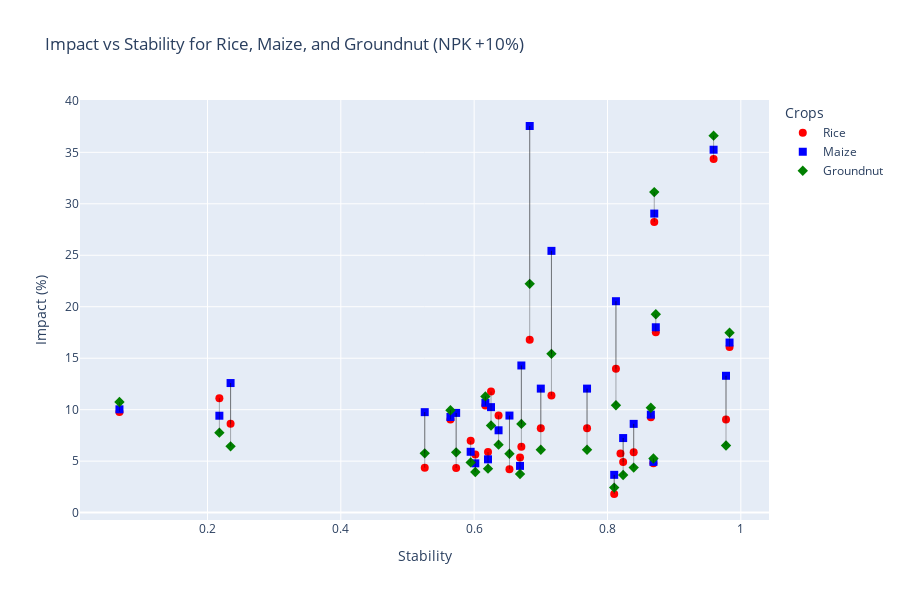

Notebook cell for this chart:
### Markdown cell above
3d modelling

### Code cell
import plotly.graph_objects as go
import numpy as np
import pandas as pd

def Calculate_and_visualize_3D(Working_Directory, adj_matrix_np, crop1, crop2, crop3, perturbation, what, visualize=True):
    # Normalize capabilities for all three crops
    capability_1 = normalize_list(Working_Directory[f'{crop1[0].upper()} - {what} {perturbation}'])
    capability_2 = normalize_list(Working_Directory[f'{crop2[0].upper()} - {what} {perturbation}'])
    capability_3 = normalize_list(Working_Directory[f'{crop3[0].upper()} - {what} {perturbation}'])
    
    # Combine capabilities into a single DataFrame
    combined_df = pd.DataFrame({
        'node': Working_Directory['District'],
        'Capability_1': capability_1,
        'Capability_2': capability_2,
    })
    
    # Calculate stress and stability for the combined capabilities
    result_df = calculate_stress_stability(adj_matrix_np, combined_df)
    
    # Calculate impact for each crop
    impact1, impact_column1 = calculate_impact(Working_Directory, crop1, perturbation, what)
    impact2, impact_column2 = calculate_impact(Working_Directory, crop2, perturbation, what)
    impact3, impact_column3 = calculate_impact(Working_Directory, crop3, perturbation, what)
    
    # Naming conventions for stability and stress columns
    stability_column_name = f'Stability_{crop1[0].upper()}_{crop2[0].upper()}_{crop3[0].upper()}_{what}_{perturbation}'
    stress_column_name = f'Stress_{crop1[0].upper()}_{crop2[0].upper()}_{crop3[0].upper()}_{what}_{perturbation}'
    
    # Add impacts, stability, and stress to the Working_Directory DataFrame
    Working_Directory[impact_column1] = impact1
    Working_Directory[impact_column2] = impact2
    Working_Directory[impact_column3] = impact3
    Working_Directory[stability_column_name] = result_df['stability']
    Working_Directory[stress_column_name] = result_df['stress']
    
    if visualize:
        # Prepare data for plotting
        plot_df = pd.DataFrame({
            'District': Working_Directory['District'],
            'Stability': result_df['stability'],
            f'{crop1}': impact1,
            f'{crop2}': impact2,
            f'{crop3}': impact3,
            'Abbreviation': Working_Directory['Abbreviation']
        })
        
        # Create the figure
        fig = go.Figure()

        # Define marker shapes and colors for each crop
        marker_shapes = {crop1: 'circle', crop2: 'square', crop3: 'diamond'}
        marker_colors = {crop1: 'red', crop2: 'blue', crop3: 'green'}

        # Add scatter plot for each crop's impact with custom hovertemplate and unique shape
        for crop in [crop1, crop2, crop3]:
            fig.add_trace(go.Scatter(
                x=plot_df['Stability'], 
                y=plot_df[crop], 
                mode='markers',
                name=crop,
                text=plot_df['Abbreviation'],
                marker=dict(size=8, symbol=marker_shapes[crop], color=marker_colors[crop]),
                hovertemplate=(
                    '<b>District:</b> %{text}<br>' +
                    '<b>Stability:</b> %{x}<br>' +
                    '<b>Impact:</b> %{y}<br>' 
                )
            ))

        # Add lines connecting points for each district
        for _, district in plot_df.iterrows():
            fig.add_trace(go.Scatter(
                x=[district['Stability']] * 3,
                y=[district[crop1], district[crop2], district[crop3]],
                mode='lines',
                line=dict(color='rgba(0,0,0,0.3)', width=1),
                hoverinfo='none',
                showlegend=False
            ))

        # Customize layout
        fig.update_layout(
            title=f'Impact vs Stability for {crop1}, {crop2}, and {crop3} ({what} +{perturbation}%)',
            xaxis_title='Stability',
            yaxis_title='Impact (%)',
            width=900,
            height=600,
            legend_title_text='Crops',
            hovermode='closest'
        )
        
        # Show the 2D plot
        fig.show()

# Example usage
crop1 = 'Rice'
crop2 = 'Maize'
crop3 = 'Groundnut'
perturbation = 10
what = 'NPK'
Calculate_and_visualize_3D(Working_Directory, adj_matrix_np, crop1, crop2, crop3, perturbation, what)

### Figure 1 — Plotly figure (JSON) as saved in the notebook; plotly's stock layout.template omitted (floating-point values rounded to 4 significant figures)
{"data": [{"hovertemplate": "<b>District:</b> %{text}<br><b>Stability:</b> %{x}<br><b>Impact:</b> %{y}<br>", "marker": {"color": "red", "size": 8, "symbol": "circle"}, "mode": "markers", "name": "Rice", "text": ["BLR", "BLR(R)", "RGA", "CDA", "DVG", "KLR", "CKA", "SMG", "TKR", "CMG", "DKA", "UPI", "HSN", "KDG", "MDY", "MYS", "CNR", "BLG", "VJP", "BKT", "DWD", "GDG", "HVR", "UTK", "BLL", "BDR", "KLB", "YDR", "RCR", "KPL", "VNG"], "type": "scatter", "x": [0.9591, 0.9831, 0.8689, 0.5645, 0.06797, 0.8701, 0.8725, 0.6169, 0.865, 0.7159, 0.8195, 0.8101, 0.5259, 0.6833, 0.6708, 0.573, 0.653, 0.2178, 0.6208, 0.6253, 0.6366, 0.6688, 0.5948, 0.6017, 0.7693, 0.9778, 0.8235, 0.8127, 0.2347, 0.8393, 0.7], "y": [34.36, 16.1, 4.799, 9.045, 9.779, 28.24, 17.53, 10.4, 9.273, 11.37, 5.74, 1.808, 4.364, 16.79, 6.391, 4.331, 4.215, 11.12, 5.882, 11.76, 9.444, 5.36, 6.976, 5.652, 8.187, 9.037, 4.919, 13.98, 8.629, 5.859, 8.187]}, {"hovertemplate": "<b>District:</b> %{text}<br><b>Stability:</b> %{x}<br><b>Impact:</b> %{y}<br>", "marker": {"color": "blue", "size": 8, "symbol": "square"}, "mode": "markers", "name": "Maize", "text": ["BLR", "BLR(R)", "RGA", "CDA", "DVG", "KLR", "CKA", "SMG", "TKR", "CMG", "DKA", "UPI", "HSN", "KDG", "MDY", "MYS", "CNR", "BLG", "VJP", "BKT", "DWD", "GDG", "HVR", "UTK", "BLL", "BDR", "KLB", "YDR", "RCR", "KPL", "VNG"], "type": "scatter", "x": [0.9591, 0.9831, 0.8689, 0.5645, 0.06797, 0.8701, 0.8725, 0.6169, 0.865, 0.7159, 0.8195, 0.8101, 0.5259, 0.6833, 0.6708, 0.573, 0.653, 0.2178, 0.6208, 0.6253, 0.6366, 0.6688, 0.5948, 0.6017, 0.7693, 0.9778, 0.8235, 0.8127, 0.2347, 0.8393, 0.7], "y": [35.26, 16.52, 4.928, 9.29, 10.04, 29.05, 18.01, 10.67, 9.517, 25.43, null, 3.67, 9.76, 37.56, 14.29, 9.686, 9.429, 9.413, 5.176, 10.25, 7.998, 4.539, 5.909, 4.787, 12.05, 13.29, 7.243, 20.54, 12.59, 8.621, 12.05]}, {"hovertemplate": "<b>District:</b> %{text}<br><b>Stability:</b> %{x}<br><b>Impact:</b> %{y}<br>", "marker": {"color": "green", "size": 8, "symbol": "diamond"}, "mode": "markers", "name": "Groundnut", "text": ["BLR", "BLR(R)", "RGA", "CDA", "DVG", "KLR", "CKA", "SMG", "TKR", "CMG", "DKA", "UPI", "HSN", "KDG", "MDY", "MYS", "CNR", "BLG", "VJP", "BKT", "DWD", "GDG", "HVR", "UTK", "BLL", "BDR", "KLB", "YDR", "RCR", "KPL", "VNG"], "type": "scatter", "x": [0.9591, 0.9831, 0.8689, 0.5645, 0.06797, 0.8701, 0.8725, 0.6169, 0.865, 0.7159, 0.8195, 0.8101, 0.5259, 0.6833, 0.6708, 0.573, 0.653, 0.2178, 0.6208, 0.6253, 0.6366, 0.6688, 0.5948, 0.6017, 0.7693, 0.9778, 0.8235, 0.8127, 0.2347, 0.8393, 0.7], "y": [36.62, 17.48, 5.259, 9.945, 10.74, 31.14, 19.27, 11.29, 10.19, 15.43, null, 2.429, 5.758, 22.22, 8.619, 5.853, 5.718, 7.769, 4.272, 8.458, 6.601, 3.747, 4.877, 3.948, 6.11, 6.513, 3.661, 10.43, 6.44, 4.373, 6.11]}, {"hoverinfo": "none", "line": {"color": "rgba(0,0,0,0.3)", "width": 1}, "mode": "lines", "showlegend": false, "type": "scatter", "x": [0.9591, 0.9591, 0.9591], "y": [34.36, 35.26, 36.62]}, {"hoverinfo": "none", "line": {"color": "rgba(0,0,0,0.3)", "width": 1}, "mode": "lines", "showlegend": false, "type": "scatter", "x": [0.9831, 0.9831, 0.9831], "y": [16.1, 16.52, 17.48]}, {"hoverinfo": "none", "line": {"color": "rgba(0,0,0,0.3)", "width": 1}, "mode": "lines", "showlegend": false, "type": "scatter", "x": [0.8689, 0.8689, 0.8689], "y": [4.799, 4.928, 5.259]}, {"hoverinfo": "none", "line": {"color": "rgba(0,0,0,0.3)", "width": 1}, "mode": "lines", "showlegend": false, "type": "scatter", "x": [0.5645, 0.5645, 0.5645], "y": [9.045, 9.29, 9.945]}, {"hoverinfo": "none", "line": {"color": "rgba(0,0,0,0.3)", "width": 1}, "mode": "lines", "showlegend": false, "type": "scatter", "x": [0.06797, 0.06797, 0.06797], "y": [9.779, 10.04, 10.74]}, {"hoverinfo": "none", "line": {"color": "rgba(0,0,0,0.3)", "width": 1}, "mode": "lines", "showlegend": false, "type": "scatter", "x": [0.8701, 0.8701, 0.8701], "y": [28.24, 29.05, 31.14]}, {"hoverinfo": "none", "line": {"color": "rgba(0,0,0,0.3)", "width": 1}, "mode": "lines", "showlegend": false, "type": "scatter", "x": [0.8725, 0.8725, 0.8725], "y": [17.53, 18.01, 19.27]}, {"hoverinfo": "none", "line": {"color": "rgba(0,0,0,0.3)", "width": 1}, "mode": "lines", "showlegend": false, "type": "scatter", "x": [0.6169, 0.6169, 0.6169], "y": [10.4, 10.67, 11.29]}, {"hoverinfo": "none", "line": {"color": "rgba(0,0,0,0.3)", "width": 1}, "mode": "lines", "showlegend": false, "type": "scatter", "x": [0.865, 0.865, 0.865], "y": [9.273, 9.517, 10.19]}, {"hoverinfo": "none", "line": {"color": "rgba(0,0,0,0.3)", "width": 1}, "mode": "lines", "showlegend": false, "type": "scatter", "x": [0.7159, 0.7159, 0.7159], "y": [11.37, 25.43, 15.43]}, {"hoverinfo": "none", "line": {"color": "rgba(0,0,0,0.3)", "width": 1}, "mode": "lines", "showlegend": false, "type": "scatter", "x": [0.8195, 0.8195, 0.8195], "y": [5.74, null, null]}, {"hoverinfo": "none", "line": {"color": "rgba(0,0,0,0.3)", "width": 1}, "mode": "lines", "showlegend": false, "type": "scatter", "x": [0.8101, 0.8101, 0.8101], "y": [1.808, 3.67, 2.429]}, {"hoverinfo": "none", "line": {"color": "rgba(0,0,0,0.3)", "width": 1}, "mode": "lines", "showlegend": false, "type": "scatter", "x": [0.5259, 0.5259, 0.5259], "y": [4.364, 9.76, 5.758]}, {"hoverinfo": "none", "line": {"color": "rgba(0,0,0,0.3)", "width": 1}, "mode": "lines", "showlegend": false, "type": "scatter", "x": [0.6833, 0.6833, 0.6833], "y": [16.79, 37.56, 22.22]}, {"hoverinfo": "none", "line": {"color": "rgba(0,0,0,0.3)", "width": 1}, "mode": "lines", "showlegend": false, "type": "scatter", "x": [0.6708, 0.6708, 0.6708], "y": [6.391, 14.29, 8.619]}, {"hoverinfo": "none", "line": {"color": "rgba(0,0,0,0.3)", "width": 1}, "mode": "lines", "showlegend": false, "type": "scatter", "x": [0.573, 0.573, 0.573], "y": [4.331, 9.686, 5.853]}, {"hoverinfo": "none", "line": {"color": "rgba(0,0,0,0.3)", "width": 1}, "mode": "lines", "showlegend": false, "type": "scatter", "x": [0.653, 0.653, 0.653], "y": [4.215, 9.429, 5.718]}, {"hoverinfo": "none", "line": {"color": "rgba(0,0,0,0.3)", "width": 1}, "mode": "lines", "showlegend": false, "type": "scatter", "x": [0.2178, 0.2178, 0.2178], "y": [11.12, 9.413, 7.769]}, {"hoverinfo": "none", "line": {"color": "rgba(0,0,0,0.3)", "width": 1}, "mode": "lines", "showlegend": false, "type": "scatter", "x": [0.6208, 0.6208, 0.6208], "y": [5.882, 5.176, 4.272]}, {"hoverinfo": "none", "line": {"color": "rgba(0,0,0,0.3)", "width": 1}, "mode": "lines", "showlegend": false, "type": "scatter", "x": [0.6253, 0.6253, 0.6253], "y": [11.76, 10.25, 8.458]}, {"hoverinfo": "none", "line": {"color": "rgba(0,0,0,0.3)", "width": 1}, "mode": "lines", "showlegend": false, "type": "scatter", "x": [0.6366, 0.6366, 0.6366], "y": [9.444, 7.998, 6.601]}, {"hoverinfo": "none", "line": {"color": "rgba(0,0,0,0.3)", "width": 1}, "mode": "lines", "showlegend": false, "type": "scatter", "x": [0.6688, 0.6688, 0.6688], "y": [5.36, 4.539, 3.747]}, {"hoverinfo": "none", "line": {"color": "rgba(0,0,0,0.3)", "width": 1}, "mode": "lines", "showlegend": false, "type": "scatter", "x": [0.5948, 0.5948, 0.5948], "y": [6.976, 5.909, 4.877]}, {"hoverinfo": "none", "line": {"color": "rgba(0,0,0,0.3)", "width": 1}, "mode": "lines", "showlegend": false, "type": "scatter", "x": [0.6017, 0.6017, 0.6017], "y": [5.652, 4.787, 3.948]}, {"hoverinfo": "none", "line": {"color": "rgba(0,0,0,0.3)", "width": 1}, "mode": "lines", "showlegend": false, "type": "scatter", "x": [0.7693, 0.7693, 0.7693], "y": [8.187, 12.05, 6.11]}, {"hoverinfo": "none", "line": {"color": "rgba(0,0,0,0.3)", "width": 1}, "mode": "lines", "showlegend": false, "type": "scatter", "x": [0.9778, 0.9778, 0.9778], "y": [9.037, 13.29, 6.513]}, {"hoverinfo": "none", "line": {"color": "rgba(0,0,0,0.3)", "width": 1}, "mode": "lines", "showlegend": false, "type": "scatter", "x": [0.8235, 0.8235, 0.8235], "y": [4.919, 7.243, 3.661]}, {"hoverinfo": "none", "line": {"color": "rgba(0,0,0,0.3)", "width": 1}, "mode": "lines", "showlegend": false, "type": "scatter", "x": [0.8127, 0.8127, 0.8127], "y": [13.98, 20.54, 10.43]}, {"hoverinfo": "none", "line": {"color": "rgba(0,0,0,0.3)", "width": 1}, "mode": "lines", "showlegend": false, "type": "scatter", "x": [0.2347, 0.2347, 0.2347], "y": [8.629, 12.59, 6.44]}, {"hoverinfo": "none", "line": {"color": "rgba(0,0,0,0.3)", "width": 1}, "mode": "lines", "showlegend": false, "type": "scatter", "x": [0.8393, 0.8393, 0.8393], "y": [5.859, 8.621, 4.373]}, {"hoverinfo": "none", "line": {"color": "rgba(0,0,0,0.3)", "width": 1}, "mode": "lines", "showlegend": false, "type": "scatter", "x": [0.7, 0.7, 0.7], "y": [8.187, 12.05, 6.11]}], "layout": {"height": 600, "hovermode": "closest", "legend": {"title": {"text": "Crops"}}, "title": {"text": "Impact vs Stability for Rice, Maize, and Groundnut (NPK +10%)"}, "width": 900, "xaxis": {"title": {"text": "Stability"}}, "yaxis": {"title": {"text": "Impact (%)"}}}}
